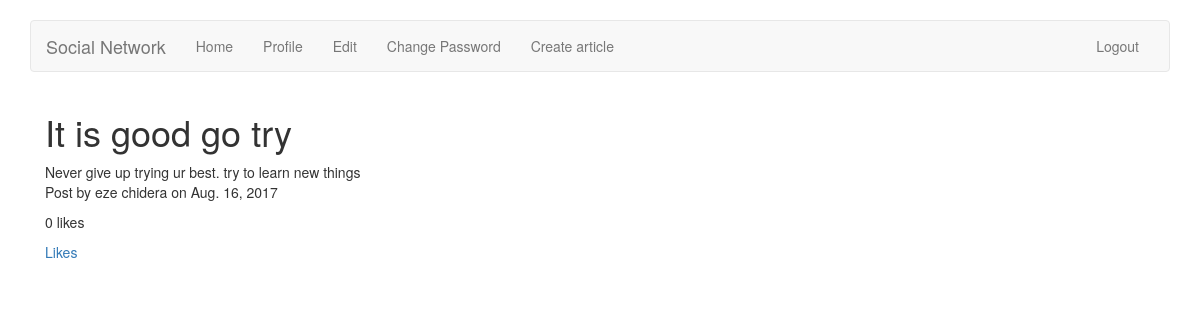
The app's page /news/get/1/ (signed in) with its own data.
### news/models.py (models this page shows, shortened)
class Article(models.Model):
    headline = models.CharField(max_length=200)
    content = models.TextField()
    user = models.ForeignKey(User)
    pub_date = models.DateField(auto_now_add=True)
    likes = models.IntegerField(default=0)

### news/views.py (the view)
# urls.py: url(r'^get/(?P<article_id>\d+)/$', views.view_article,name='view_article'),
def view_article(request, article_id=1):
	article = Article.objects.get(id = article_id)
	return render(request,'news/article.html',{'article':article})

### templates/news/article.html
{% extends 'base.html' %}
{% block body %}
<div class="container">
    <h1>{{article.headline}}</h1>
    {{article.content}}
    <p>Post by {{article.user.get_full_name}} on {{article.pub_date}}</p>
    <p>{{article.likes}} likes</p>
    <p><a href="{% url 'news:like' article.id %}">Likes</a></p>
    <br>
</div>
{% endblock %}

### records on screen
Article: headline "It is good go try", content "Never give up trying ur best. try to learn new things", user.get_full_name "eze chidera", pub_date "Aug. 16, 2017", likes "0"
